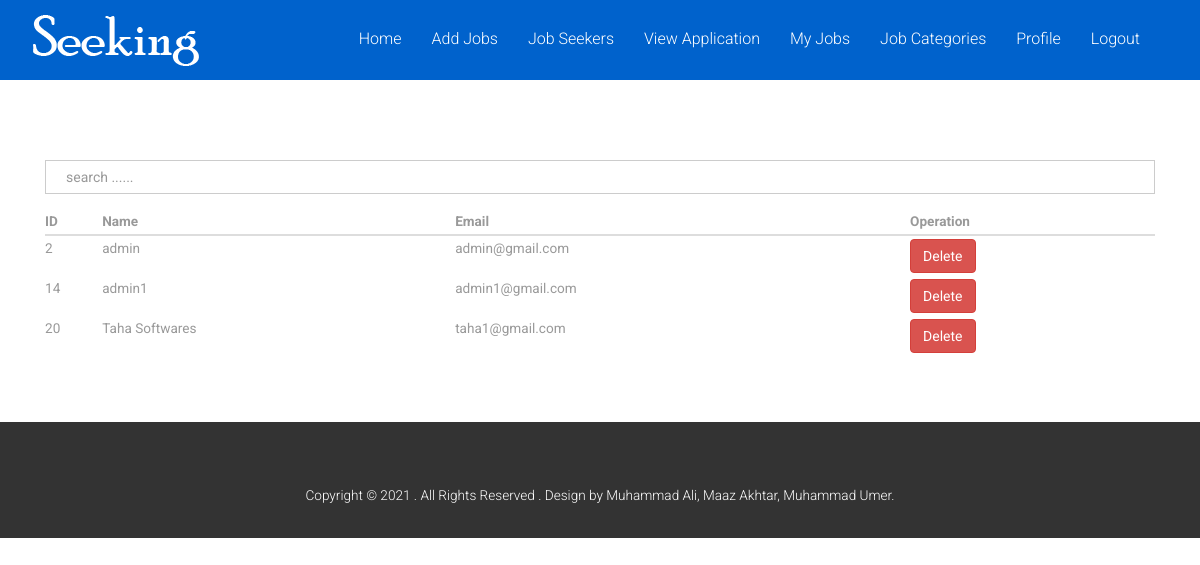
Page /employers.php (signed in) on the committed database.
### tables this page shows
CREATE TABLE `user` (
  `userid` int(11) NOT NULL,
  `name` varchar(50) NOT NULL,
  `email` varchar(50) NOT NULL,
  `password` varchar(50) NOT NULL,
  `gender` varchar(11) NOT NULL,
  `careerlevel` varchar(50) NOT NULL,
  `experience` varchar(50) NOT NULL,
  `Degree` varchar(50) NOT NULL,
  `rollid` int(11) NOT NULL
);

### employers.php (the view, shortened to what this page needs)
<!DOCTYPE html>
<html lang="en">
<head>
</head>
<body>
<?php
    include('header.php');
    include('connection.php');
?>
<div class="container">
      <div class="single">
            <div class="col-md-12">
                 <div class="form-group">
                 <input type="text" id="myinput" placeholder="search ......" class="form-control">
                 </div>
                 <table class="table">
                      <thead>
                            <tr>
                                 <th>ID</th>
                                 <th>Name</th>
                                 <th>Email</th>
                                 <th>Operation</th>
                            </tr>
                      </thead>
                      <tbody id="mytable">
                           <?php
                              $sql = "Select * from user where rollid = 1
                              ";
                              $rs = mysqli_query($con,$sql);
                              while($data = mysqli_fetch_array($rs)){
                           ?>
                            <tr>
                                <td><?=$data['userid']?></td>
                                <td><?=$data['name']?></td>
                                <td><?=$data['email']?></td>
                                <td><a href="employers.php?delid=<?=$data['userid'];?>" class="btn btn-danger"> Delete</a></td>
                            </tr>
                           <?php
                              }
                            ?>
                      </tbody>
                 </table>
            </div>
      </div>
</div>
<br><br>
 <?php include('footer.php'); ?>
</body>
</html

### css/style.css (style rules this page uses)
html, body { font-family: 'Roboto', sans-serif; font-size: 100%; background:#fff; }
body a { transition:0.5s all; -webkit-transition:0.5s all; -moz-transition:0.5s all; -o-transition:0.5s all; -ms-transition:0.5s all; }
.single { padding:5em 0; }
input.form-control { box-shadow: none; background-color:#fff; padding:0 20px; border-radius:0px; }
.table>tbody>tr>td, .table>tbody>tr>th, .table>tfoot>tr>td, .table>tfoot>tr>th, .table>thead>tr>td, .table>thead>tr>th { border-top: none; padding: 3px 0; }
.table > thead > tr > th, .table > tbody > tr > th, .table > tfoot > tr > th, .table > thead > tr > td, .table > tbody > tr > td, .table > tfoot > tr > td { font-size: 0.85em; color: #999; }

### rows in the picture
user: userid "2", name "admin", email "admin@gmail.com"
user: userid "14", name "admin1", email "admin1@gmail.com"
user: userid "20", name "Taha Softwares", email "taha1@gmail.com"
